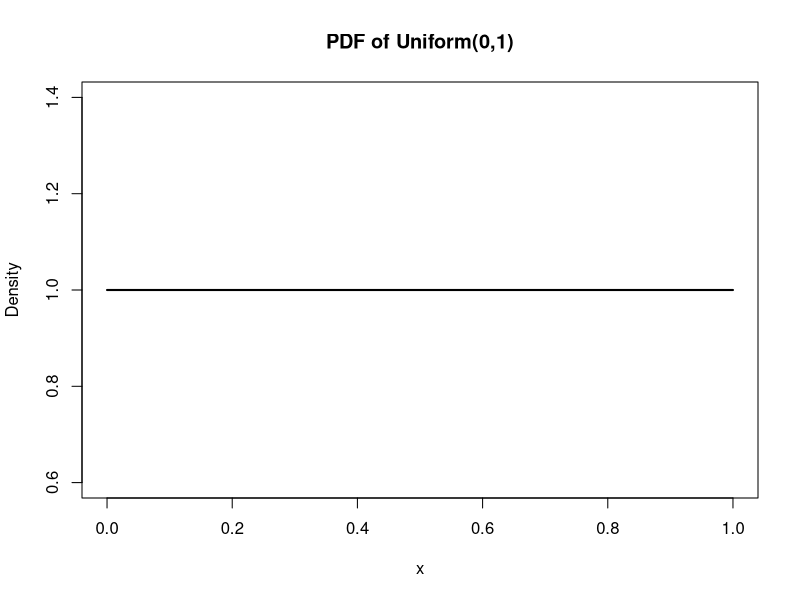
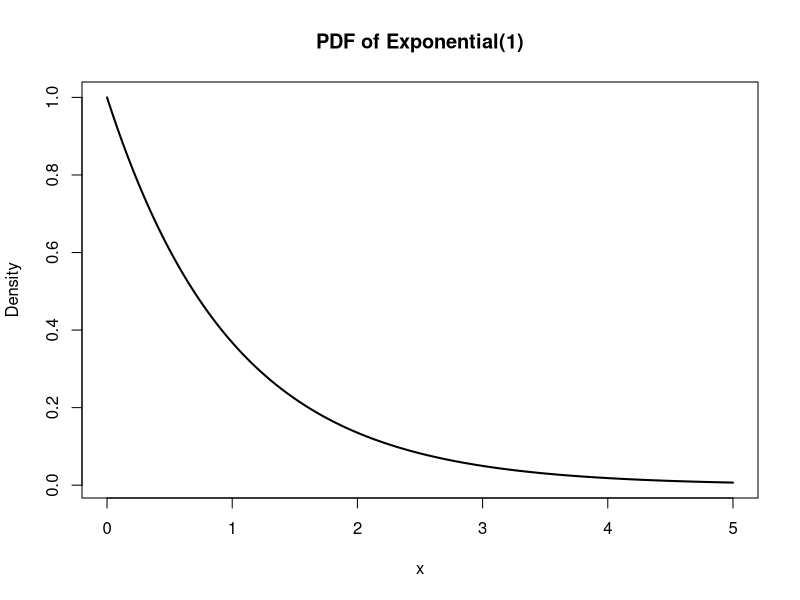
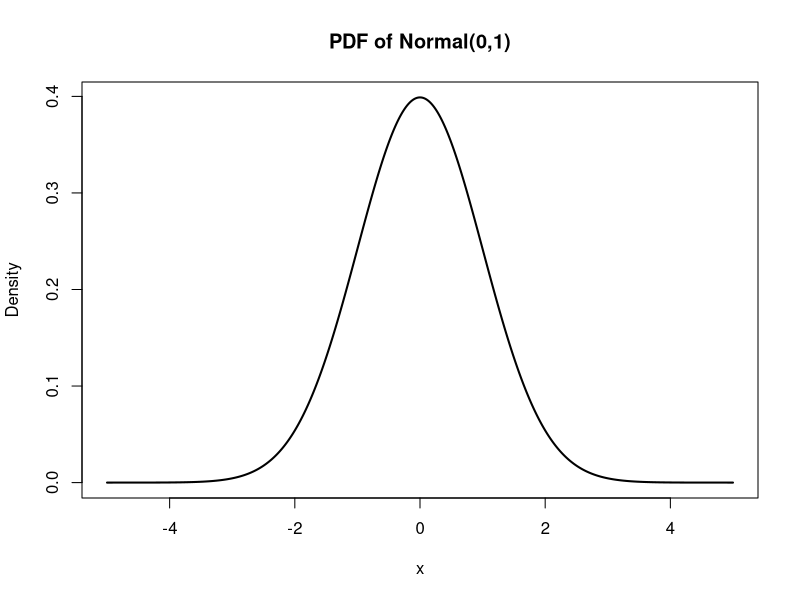
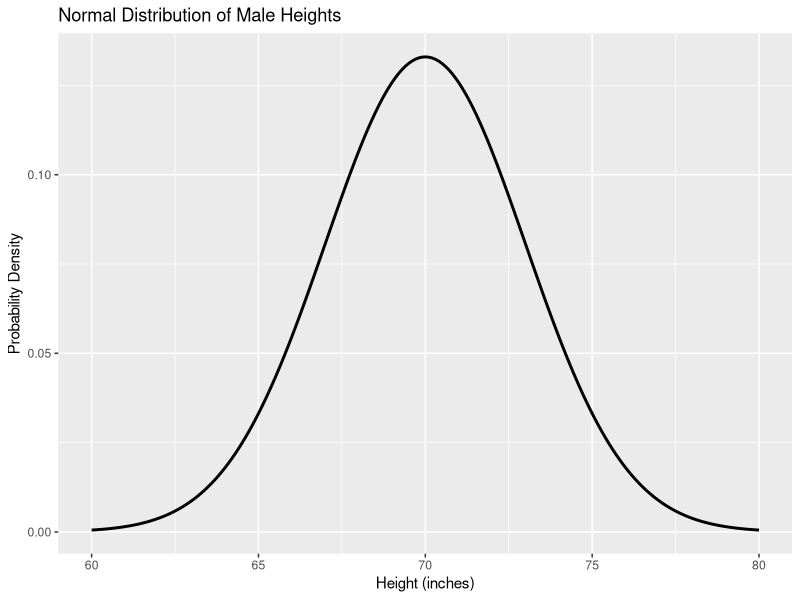

Reproduce these figures in R, in order.
## ---- chunk 1
#| echo: false
#| message: false
library(tidyverse)
library(ggplot2)
## ---- chunk 2
# Example: Uniform distribution U(0,1)
x <- seq(0, 1, by = 0.01)
y <- dunif(x, min = 0, max = 1)
plot(x, y, type = "l", lwd = 2, ylab = "Density", xlab = "x", main = "PDF of Uniform(0,1)")
## ---- chunk 3
# find the f(0.5)
dunif(x = 0.5, min = 0, max = 1)
## ---- chunk 4
# find the F(0.5)
punif(q = 0.5, min = 0, max = 1)
## ---- chunk 5
# Example: Exponential distribution with lambda = 1
x <- seq(0, 5, by = 0.01)
y <- dexp(x, rate = 1)
plot(x, y, type = "l", lwd = 2, ylab = "Density", xlab = "x", main = "PDF of Exponential(1)")
## ---- chunk 6
# find the f(2)
dexp(x = 2, rate = 1)
## ---- chunk 7
# find the F(2)
pexp(q = 2, rate = 1)
## ---- chunk 8
# Example: Normal distribution with mu = 0 and sigma = 1
x <- seq(-5, 5, by = 0.01)
y <- dnorm(x, mean = 0, sd = 1)
plot(x, y, type = "l", lwd = 2, ylab = "Density", xlab = "x", main = "PDF of Normal(0,1)")
## ---- chunk 9
# find the f(2)
dnorm(x = 3, mean = 0, sd = 1)
## ---- chunk 10
# find the F(2)
pnorm(q = 3, mean = 0, sd = 1)
## ---- chunk 11
mean_height <- 70  
sd_height <- 3     

heights <- seq(60, 80, by = 0.1)

pdf_values <- dnorm(heights, mean = mean_height, sd = sd_height)

height_data <- data.frame(heights, pdf_values)

ggplot(height_data, aes(x = heights, y = pdf_values)) +
  geom_line(linewidth = 1) +
  labs(title = "Normal Distribution of Male Heights",
       x = "Height (inches)",
       y = "Probability Density") 
## ---- chunk 12
pnorm(76,70,3)
## ---- chunk 13
pnorm(q=75, mean=70,sd=3)-pnorm(q=65,mean=70,sd=3)
## ---- chunk 14
qnorm(.25, mean=70,sd=3)
